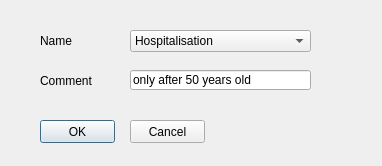
<?xml version="1.0" encoding="UTF-8"?>
<ui version="4.0">
    <class>Dialog</class>
    <widget class="QDialog" name="Dialog">
        <property name="geometry">
            <rect>
                <x>0</x>
                <y>0</y>
                <width>382</width>
                <height>166</height>
            </rect>
        </property>
        <property name="windowTitle">
            <string>New Node</string>
        </property>
        <widget class="QLabel" name="label">
            <property name="geometry">
                <rect>
                    <x>40</x>
                    <y>20</y>
                    <width>46</width>
                    <height>41</height>
                </rect>
            </property>
            <property name="text">
                <string>Name</string>
            </property>
        </widget>
        <widget class="QPushButton" name="pushButton_2">
            <property name="geometry">
                <rect>
                    <x>40</x>
                    <y>120</y>
                    <width>75</width>
                    <height>23</height>
                </rect>
            </property>
            <property name="text">
                <string>OK</string>
            </property>
        </widget>
        <widget class="QPushButton" name="pushButton">
            <property name="geometry">
                <rect>
                    <x>130</x>
                    <y>120</y>
                    <width>75</width>
                    <height>23</height>
                </rect>
            </property>
            <property name="text">
                <string>Cancel</string>
            </property>
        </widget>
        <widget class="QLineEdit" name="lineEdit_2">
            <property name="geometry">
                <rect>
                    <x>130</x>
                    <y>70</y>
                    <width>181</width>
                    <height>20</height>
                </rect>
            </property>
            <property name="text">
                <string>only after 50 years old</string>
            </property>
        </widget>
        <widget class="QLabel" name="label_2">
            <property name="geometry">
                <rect>
                    <x>40</x>
                    <y>60</y>
                    <width>71</width>
                    <height>41</height>
                </rect>
            </property>
            <property name="text">
                <string>Comment</string>
            </property>
        </widget>
        <widget class="QComboBox" name="comboBox">
            <property name="geometry">
                <rect>
                    <x>130</x>
                    <y>30</y>
                    <width>181</width>
                    <height>22</height>
                </rect>
            </property>
            <item>
                <property name="text">
                    <string>Hospitalisation</string>
                </property>
            </item>
        </widget>
    </widget>
    <resources/>
    <connections/>
</ui>
